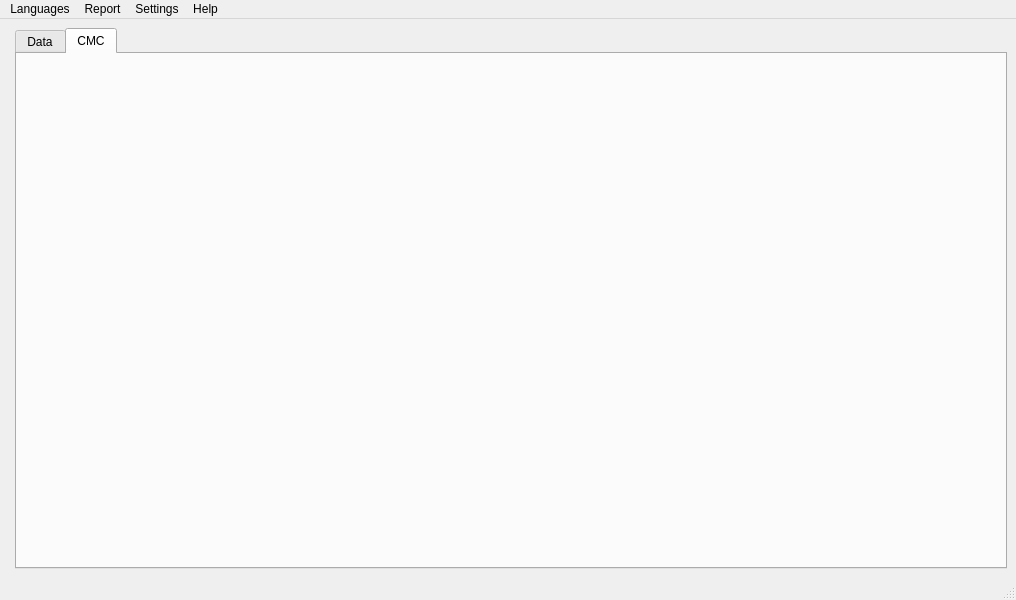
<?xml version="1.0" encoding="UTF-8"?>
<ui version="4.0">
 <class>Calculator</class>
 <widget class="QMainWindow" name="Calculator">
  <property name="geometry">
   <rect>
    <x>0</x>
    <y>0</y>
    <width>1016</width>
    <height>600</height>
   </rect>
  </property>
  <property name="windowTitle">
   <string>Physicochemical Calculator</string>
  </property>
  <property name="windowIcon">
   <iconset>
    <normaloff>../icons/chemistry_1.png</normaloff>../icons/chemistry_1.png</iconset>
  </property>
  <widget class="QWidget" name="centralwidget">
   <property name="acceptDrops">
    <bool>false</bool>
   </property>
   <layout class="QGridLayout" name="gridLayout">
    <item row="0" column="2" rowspan="2">
     <widget class="QTabWidget" name="widget_tab">
      <property name="minimumSize">
       <size>
        <width>600</width>
        <height>400</height>
       </size>
      </property>
      <property name="acceptDrops">
       <bool>false</bool>
      </property>
      <property name="currentIndex">
       <number>1</number>
      </property>
      <widget class="WidgetData" name="widget_data">
       <property name="acceptDrops">
        <bool>true</bool>
       </property>
       <attribute name="title">
        <string>Data</string>
       </attribute>
      </widget>
      <widget class="WidgetCAC" name="widget_cac">
       <property name="acceptDrops">
        <bool>true</bool>
       </property>
       <attribute name="title">
        <string>CMC</string>
       </attribute>
      </widget>
     </widget>
    </item>
    <item row="0" column="0" rowspan="2" colspan="2">
     <widget class="WidgetNavigation" name="widget_navigation" native="true"/>
    </item>
   </layout>
  </widget>
  <widget class="QMenuBar" name="menubar">
   <property name="geometry">
    <rect>
     <x>0</x>
     <y>0</y>
     <width>1016</width>
     <height>22</height>
    </rect>
   </property>
   <widget class="QMenu" name="menuLanguages">
    <property name="title">
     <string>Languages</string>
    </property>
    <addaction name="actionEnglish"/>
    <addaction name="actionDeutsch"/>
    <addaction name="actionPolski"/>
   </widget>
   <widget class="QMenu" name="menuHelp">
    <property name="title">
     <string>Help</string>
    </property>
    <addaction name="actionWelcome"/>
   </widget>
   <widget class="QMenu" name="menuReport">
    <property name="title">
     <string>Report</string>
    </property>
    <addaction name="action_generate"/>
   </widget>
   <widget class="QMenu" name="menuSettings">
    <property name="title">
     <string>Settings</string>
    </property>
    <addaction name="action_graph_customization"/>
   </widget>
   <addaction name="menuLanguages"/>
   <addaction name="menuReport"/>
   <addaction name="menuSettings"/>
   <addaction name="menuHelp"/>
  </widget>
  <widget class="QStatusBar" name="statusbar"/>
  <action name="actionEnglish">
   <property name="icon">
    <iconset>
     <normaloff>../icons/us.png</normaloff>../icons/us.png</iconset>
   </property>
   <property name="text">
    <string>English</string>
   </property>
  </action>
  <action name="actionDeutsch">
   <property name="icon">
    <iconset>
     <normaloff>../icons/de.png</normaloff>../icons/de.png</iconset>
   </property>
   <property name="text">
    <string>Deutsch</string>
   </property>
  </action>
  <action name="actionPolski">
   <property name="icon">
    <iconset>
     <normaloff>../icons/pl.png</normaloff>../icons/pl.png</iconset>
   </property>
   <property name="text">
    <string>Polski</string>
   </property>
  </action>
  <action name="actionWelcome">
   <property name="text">
    <string>Welcome</string>
   </property>
  </action>
  <action name="action_generate">
   <property name="text">
    <string>Generate ...</string>
   </property>
  </action>
  <action name="action_graph_customization">
   <property name="text">
    <string>Graph Customization...</string>
   </property>
  </action>
 </widget>
 <customwidgets>
  <customwidget>
   <class>WidgetNavigation</class>
   <extends>QWidget</extends>
   <header>widgets</header>
   <container>1</container>
  </customwidget>
  <customwidget>
   <class>WidgetCAC</class>
   <extends>QWidget</extends>
   <header>widgets</header>
   <container>1</container>
  </customwidget>
  <customwidget>
   <class>WidgetData</class>
   <extends>QWidget</extends>
   <header>widgets</header>
   <container>1</container>
  </customwidget>
 </customwidgets>
 <resources/>
 <connections/>
</ui>
